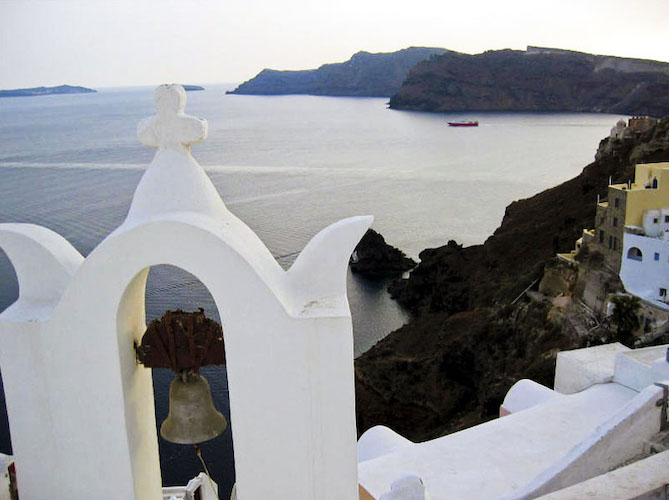
#> input picture change_image_contrast/Santorini.jpg, 669 x 500 px
$ python edit_image_contrast.py
#> lines starting #> are read from the running program, lines starting #| are printed output that depends on the picture
import cv2
import numpy as np

# Read and display original image.
image = 'Santorini.jpg'
img = cv2.imread(image, cv2.IMREAD_COLOR)
#> img is the input picture: shape (500, 669, 3); mean B, G, R 156.1, 152.9, 151.6
cv2.imshow('Image', img)
cv2.waitKey(0)
cv2.destroyAllWindows()

# Create a matrix of ones (with data type float64)
matrix_ones = np.ones(img.shape,dtype='float64')

# Create two higher contrast images using the 'scale' option with factors of 1.1 and 1.2 (without overflow fix)
img_lower   = np.uint8(cv2.multiply(np.float64(img), matrix_ones, scale = 1.1))
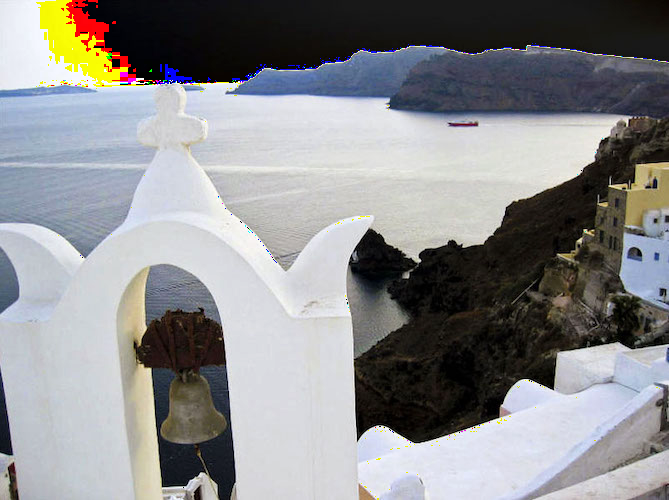
#> img_lower: shape (500, 669, 3); mean B, G, R 141.5, 139.9, 139.6
img_higher  = np.uint8(cv2.multiply(np.float64(img), matrix_ones, scale = 1.2))
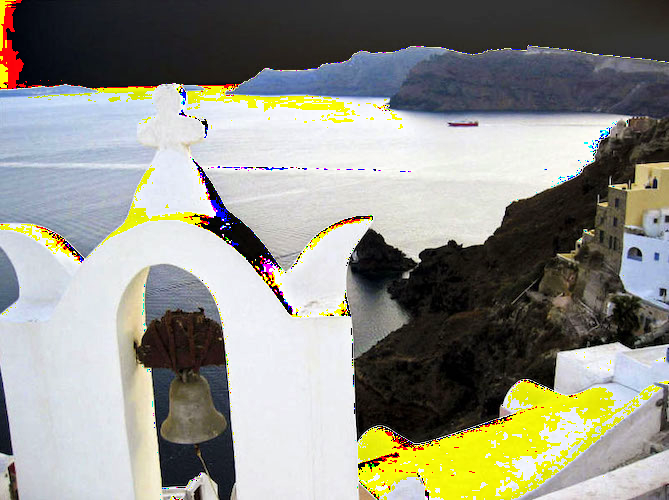
#> img_higher: shape (500, 669, 3); mean B, G, R 135.8, 145.5, 145.4

# Display the images (original, higher (1.1x) , high (1.2x))
cv2.imshow('higher 1.1x', img_lower)
cv2.waitKey(0)
cv2.destroyAllWindows()

cv2.imshow('higher 1.2x', img_higher)
cv2.waitKey(0)
cv2.destroyAllWindows()


# Create higher contrast images using scale factors of 1.1 and 1.2 (using np.clip() to clip high values to 255)

img_lower  = np.uint8(np.clip(cv2.multiply(np.float64(img), matrix_ones, scale = 1.1) , 0, 255))
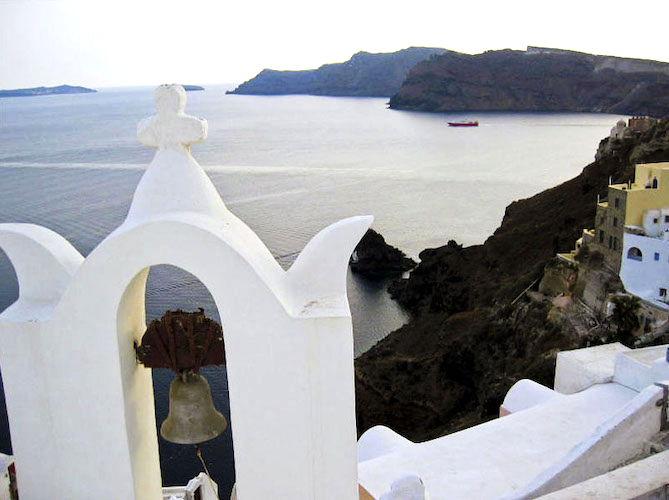
#> img_lower: shape (500, 669, 3); mean B, G, R 169.6, 166, 164.5
img_higher  = np.uint8(np.clip(cv2.multiply(np.float64(img), matrix_ones, scale = 1.2) , 0, 255))
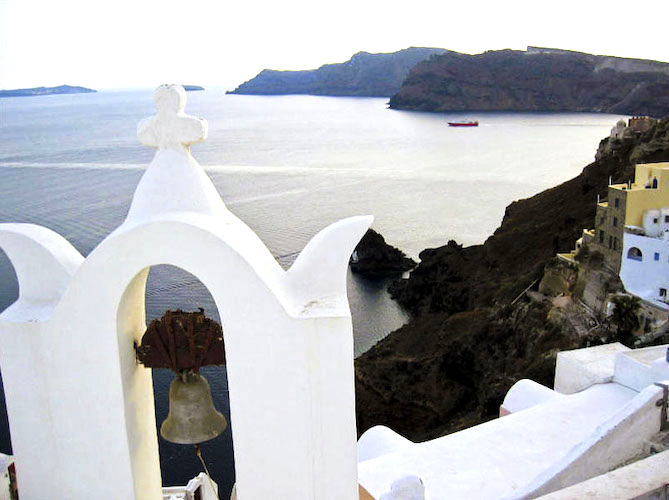
#> img_higher: shape (500, 669, 3); mean B, G, R 181.6, 178.3, 176.7

cv2.imshow('Higher (1.1x): clipped', img_lower)
cv2.waitKey(0)
cv2.destroyAllWindows()

cv2.imshow('Higher (1.2x): clipped', img_higher)
cv2.waitKey(0)
cv2.destroyAllWindows()
